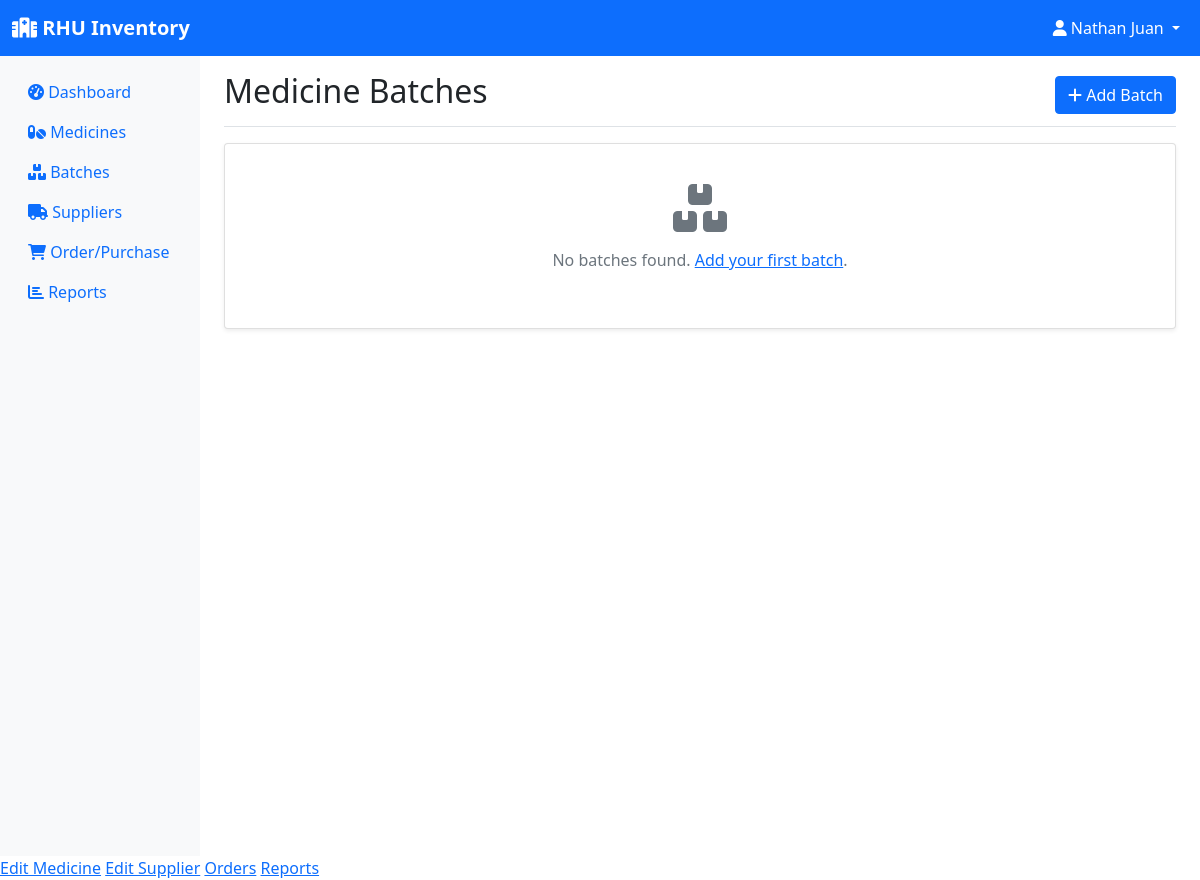
Page /batches (signed in) on the earlier database version.
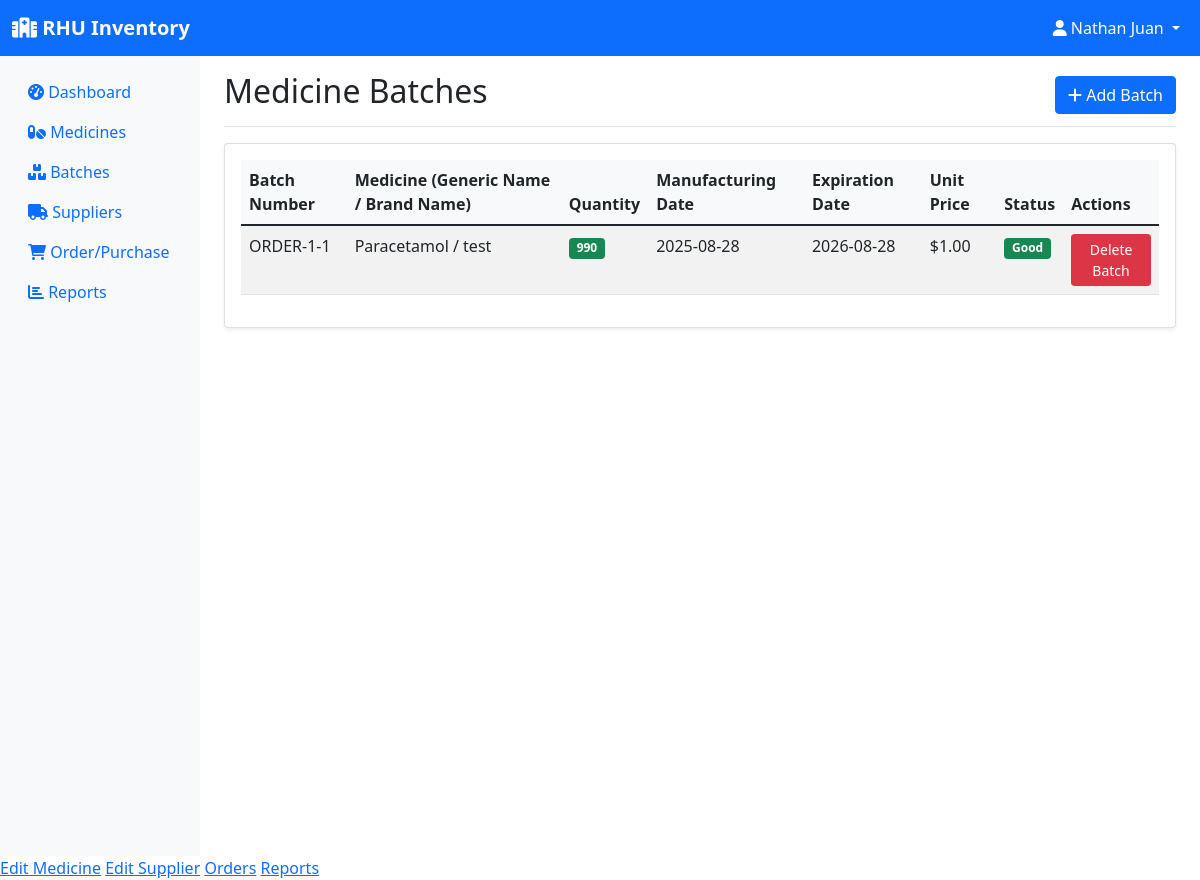
Same page on the later database version.
### models.py (models this page shows, shortened)
class Batch(db.Model):
    id = db.Column(db.Integer, primary_key=True)
    batch_number = db.Column(db.String(50), nullable=False)
    medicine_id = db.Column(db.Integer, db.ForeignKey('medicine.id'), nullable=False)
    quantity = db.Column(db.Integer, nullable=False)
    expiration_date = db.Column(db.Date, nullable=False)
    manufacturing_date = db.Column(db.Date)
    unit_price = db.Column(db.Float)
    created_at = db.Column(db.DateTime, default=datetime.utcnow)
    transactions = db.relationship('StockTransaction', backref='batch', lazy=True)
    @property
    def is_expired(self):
        return self.expiration_date < datetime.now().date()
    @property
    def days_until_expiration(self):
        delta = self.expiration_date - datetime.now().date()
        return delta.days

class Medicine(db.Model):
    id = db.Column(db.Integer, primary_key=True)
    name = db.Column(db.String(100), nullable=False)
    generic_name = db.Column(db.String(100))
    category = db.Column(db.String(50))
    unit = db.Column(db.String(20))  # e.g., tablets, bottles, etc.
    supplier_id = db.Column(db.Integer, db.ForeignKey('supplier.id'), nullable=False)
    created_at = db.Column(db.DateTime, default=datetime.utcnow)
    batches = db.relationship('Batch', backref='medicine', lazy=True)
    order_items = db.relationship('OrderItem', backref='medicine', lazy=True)

### app.py (the view)
@app.route('/batches')
@login_required
def batches():
    batches = Batch.query.all()
    return render_template('batches.html', batches=batches)

### app.py (called while the page is built)
@login_manager.user_loader
def load_user(user_id):
    return User.query.get(int(user_id))

### templates/batches.html (shortened to what this page needs)
{% extends "base.html" %}
{% block content %}
<div class="d-flex justify-content-between flex-wrap flex-md-nowrap align-items-center pt-3 pb-2 mb-3 border-bottom">
    <h1 class="h2">Medicine Batches</h1>
    {% if current_user.role != 'employee' %}
    <a href="{{ url_for('add_batch') }}" class="btn btn-primary">
        <i class="fas fa-plus"></i> Add Batch
    </a>
    {% endif %}
</div>
<div class="card">
    <div class="card-body">
        {% if batches %}
        <div class="table-responsive">
            <table class="table table-striped">
                <thead>
                    <tr>
                        <th>Batch Number</th>
                        <th>Medicine (Generic Name / Brand Name)</th>
                        <th>Quantity</th>
                        <th>Manufacturing Date</th>
                        <th>Expiration Date</th>
                        <th>Unit Price</th>
                        <th>Status</th>
                        <th>Actions</th>
                    </tr>
                </thead>
                <tbody>
                    {% for batch in batches %}
                    <tr>
                        <td>{{ batch.batch_number }}</td>
                        <td>{{ batch.medicine.generic_name }} / {{ batch.medicine.name }}</td>
                        <td>
                            <span class="badge bg-{{ 'danger' if batch.quantity <= 10 else 'success' }}">
                                {{ batch.quantity }}
                            </span>
                        </td>
                        <td>{{ batch.manufacturing_date or '-' }}</td>
                        <td>{{ batch.expiration_date }}</td>
                        <td>${{ "%.2f"|format(batch.unit_price or 0) }}</td>
                        <td>
                            {% if batch.is_expired %}
                                <span class="badge bg-danger">Expired</span>
                            {% elif batch.days_until_expiration <= 30 %}
                                <span class="badge bg-warning">Expiring Soon</span>
                            {% else %}
                                <span class="badge bg-success">Good</span>
                            {% endif %}
                        </td>
                        <td>
                            {% if current_user.role in ['admin', 'sub-admin'] %}
                            <form action="{{ url_for('delete_batch', id=batch.id) }}" method="post" style="display:inline;">
                                <button type="submit" class="btn btn-danger btn-sm"
                                    onclick="return confirm('Are you sure you want to delete this batch? This will only delete the stock, not the medicine itself.');">
                                    Delete Batch
                                </button>
                            </form>
                            {% endif %}
                        </td>
                    </tr>
                    {% endfor %}
                </tbody>
            </table>
        </div>
        {% else %}
        <div class="text-center py-4">
            <i class="fas fa-boxes fa-3x text-muted mb-3"></i>
            <p class="text-muted">No batches found. <a href="{{ url_for('add_batch') }}">Add your first batch</a>.</p>
        </div>
        {% endif %}
    </div>
</div>
{% endblock %}

Differences in the rows shown:
added Batch: batch_number "ORDER-1-1", medicine.generic_name "Paracetamol", medicine.name "test", quantity "990", manufacturing_date "2025-08-28", expiration_date "2026-08-28", unit_price "1.00", shows "Good"
Other differences:
text no longer shown: "No batches found. Add your first batch ."
text now shown: "Batch Number Medicine (Generic Name / Brand Name) Quantity Manufacturing Date Expiration Date Unit Price Status Actions"
